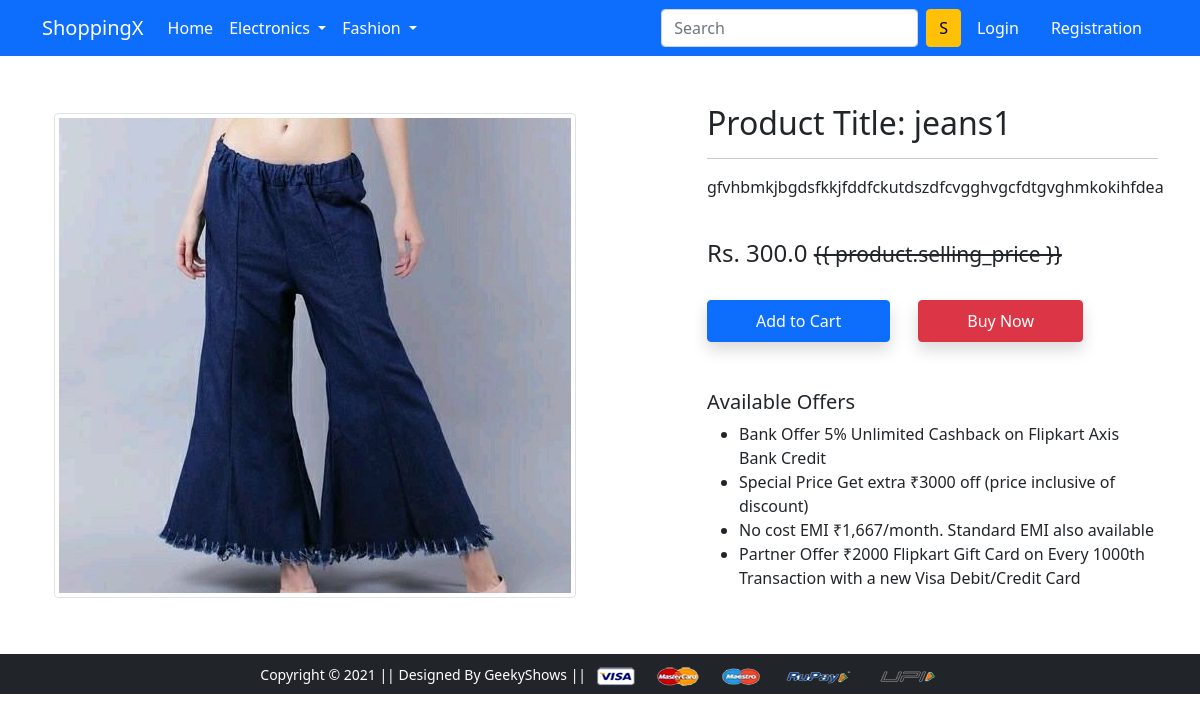
Screenshot of /product-detail/1 with the database file from the repository.
### app/models.py (models this page shows, shortened)
class Product(models.Model):
    title = models.CharField(max_length=100)
    selling_price = models.FloatField()
    discounted_price = models.FloatField()
    description = models.TextField()
    brand = models.CharField(max_length=100)
    category = models.CharField(choices=CATEGORY_CHOICES,max_length=2)
    product_image = models.ImageField(upload_to='productimg')

### app/views.py (the view)
# urls.py: path('product-detail/<int:pk>', views.ProductDetailView.as_view(), name='product-detail'),
class ProductDetailView(View):
 def get(self,request,pk):
  product = Product.objects.get(pk=pk)
  item_already_in_cart = False
  if request.user.is_authenticated:
    item_already_in_cart = Cart.objects.filter(Q(product=product.id) & Q(user=request.user)).exists()
  return render(request, 'app/productdetail.html',{'product':product,'item_already_in_cart':item_already_in_cart})

### app/templates/app/productdetail.html (shortened to what this page needs)
{% extends 'app/base.html' %}
{% load static %}
{% block main-content %}
<div class="container my-5">
   <div class="row">
      <div class="col-sm-6 text-center align-self-center">
         <img src="{{product.product_image.url}}" alt="" class="img-fluid img-thumbnail">
      </div>
      <div class="col-sm-5 offset-sm-1">
         <h2>Product Title: {{product.title}}</h2>
         <hr>
         <p>{{ product.description }}</p> <br>
         <h4>Rs. {{ product.discounted_price }} <small class="fw-light text-decoration-line-through">{{
               product.selling_price }}</small></h4> <br>
         {% if not request.user.is_authenticated %}
         <form action="/add-to-cart" class="d-inline">
            <button type="submit" class="btn btn-primary shadow px-5 py-2">Add to Cart</button>
         </form>
         {% endif %}
         <a href="{% url 'checkout' %}" class="btn btn-danger shadow px-5 py-2 ms-4">Buy Now</a>
         <h5 class="mt-5">Available Offers</h5>
         <ul>
            <li>Bank Offer 5% Unlimited Cashback on Flipkart Axis Bank Credit</li>
            <li>Special Price Get extra ₹3000 off (price inclusive of discount)</li>
            <li>No cost EMI ₹1,667/month. Standard EMI also available</li>
            <li>Partner Offer ₹2000 Flipkart Gift Card on Every 1000th Transaction with a new Visa Debit/Credit Card
            </li>
         </ul>
      </div>
   </div>
</div>
{% endblock main-content %}

### rows the page displays
Product: product_image (picture), title "jeans1", description "gfvhbmkjbgdsfkkjfddfckutdszdfcvgghvgcfdtgvghmkokihfdea", discounted_price "300.0"
